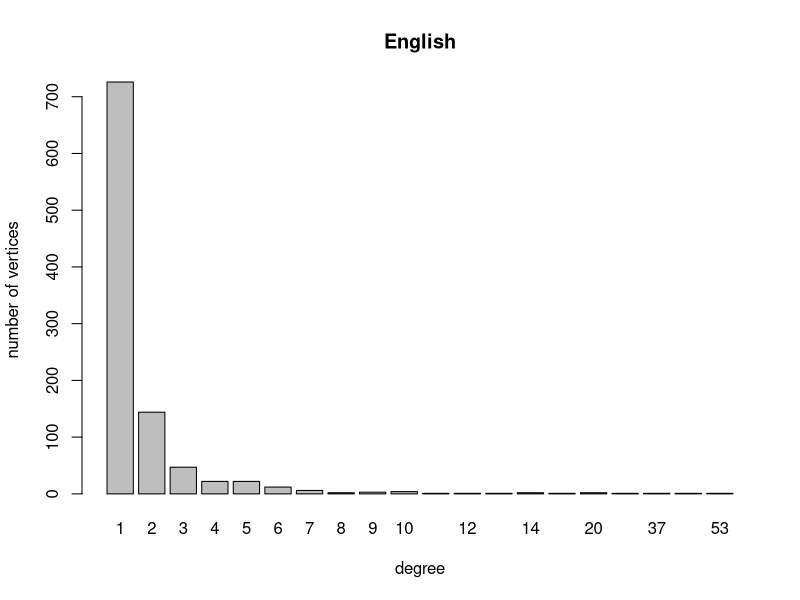
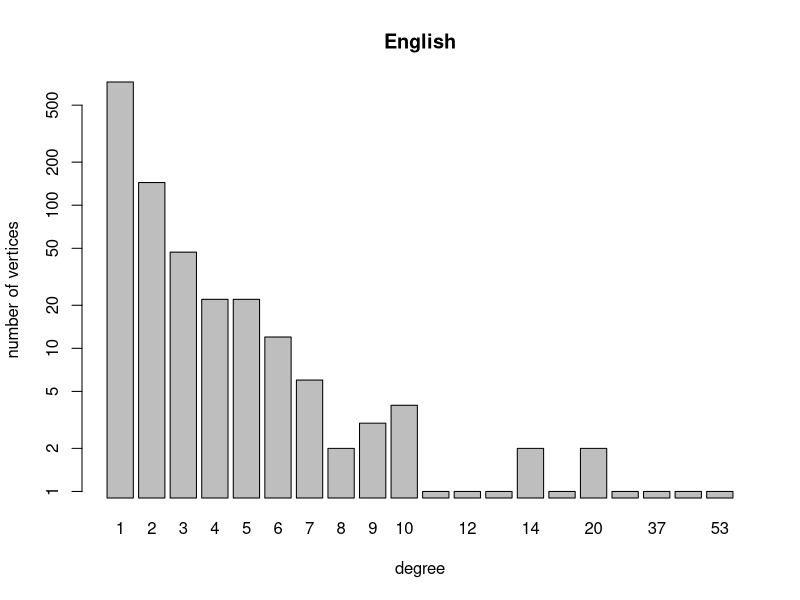

Write the R code that produced these figures, in order. (Note: this script raises an error after producing the figures.)
setwd("~/Desktop/Complex-and-Social-Networks/Lab2-Degree-Distribution")
library(igraph)

require("stats4") # for MLE
require("VGAM") # for the Riemann-zeta function

#install.packages("stats4")
#install.packages("VGAM")
library("VGAM")
library("stats4")

# Set a seed so random results will be the same when file is executed again.
set.seed(1)

degree_sequence = read.table("./data/English_in-degree_sequence.txt",
                             header = FALSE)

degree_sequence=read.table("./samples_from_discrete_distributions/data/sample_of_zeta_with_parameter_2.5.txt",header = FALSE)


# Intro -------------------------------------------------------------------


dim(degree_sequence)[1]
nrow(degree_sequence)
sum(degree_sequence)
sum(degree_sequence)/dim(degree_sequence)[1]

degree_spectrum <- table(degree_sequence)
degree_spectrum

barplot(degree_spectrum, main = "English",
        xlab = "degree", ylab = "number of vertices")
barplot(degree_spectrum, main = "English",
        xlab = "degree", ylab = "number of vertices",log="y")



# Zeta_Distribution -------------------------------------------------------

x <- degree_sequence$V1

N <- length(x)
M <- sum(x)
Mp <- sum(log(x))
C <- sum(sapply(x,function(j) sum(log(2:j))))
H <- function(k_max,gamma) sum((1:k_max)^(-gamma))

minus_log_likelihood_zeta <- function(gamma) {
  N * log(zeta(gamma)) + gamma * Mp
}

mle_zeta <- mle(minus_log_likelihood_zeta,
                start = list(gamma = 2),
                method = "L-BFGS-B",
                lower = c(1.0000001))

get_AIC <- function(m2logL,K,N) {
  m2logL + 2*K*N/(N-K-1) # AIC with a correction for sample size
}

summary(mle_zeta)
#AIC(mle_zeta)
#confint(mle_zeta)

attributes(summary(mle_zeta))
attributes(summary(mle_zeta))$coef[1]

m2logL <- attributes(summary(mle_zeta))$m2logL

get_AIC(attributes(summary(mle_zeta))$m2logL, 1, length(x))


minus_log_likelihood_RT_zeta <- function(k_max,gamma) {
  gamma*Mp+N*log(H(k_max,gamma))
}

# Geometric distribution --------------------------------------------------

#Invert formula!
minus_log_likelihood_geom <- function(q) {
  -(sum(x)-length(x))*log(1-q)-length(x)*log(q)
}


q0 <- length(x)/sum(x)

mle_geom <- mle(minus_log_likelihood_geom,
                start = list(q = N/M),
                method = "L-BFGS-B",
                lower = c(0.001),
                upper = c(.999))

summary(mle_geom)



minus_log_likelihood_poisson <- function(lambda) {
  -M*log(lambda)+N*(lambda+log(1-exp(-lambda)))+C
}

mle_poisson <- mle(minus_log_likelihood_poisson,
                start = list(lambda = M/N),
                method = "L-BFGS-B",
                lower = c(0.00001))


# Test on sample data -----------------------------------------------------
get_AIC <- function(m2logL,K,N) {
  print(c(m2logL,2*K*N/(N-K-1)))
  m2logL + 2*K*N/(N-K-1) # AIC with a correction for sample size
}

x <- degree_sequence$V1
AICs <- function(x){
  
  N <- length(x)
  M <- sum(x)
  Mp <- sum(log(x))
  C <- sum(sapply(x,function(j) sum(log(2:j))))
  H <- function(k_max,gamma) sum((1:k_max)^(-gamma))
  
  minus_log_likelihood_zeta <- function(gamma) {
    N * log(zeta(gamma)) + gamma * Mp
  }
  minus_log_likelihood_RT_zeta <- function(k_max,gamma) {
    gamma*Mp+N*log(H(k_max,gamma))
  }
  minus_log_likelihood_geom <- function(q) {
    -(sum(x)-length(x))*log(1-q)-length(x)*log(q)
  }
  minus_log_likelihood_poisson <- function(lambda) {
    -M*log(lambda)+N*(lambda+log(1-exp(-lambda)))+C
  }
  mle_zeta <- mle(minus_log_likelihood_zeta,
                  start = list(gamma = 2),
                  method = "L-BFGS-B",
                  lower = c(1.0000001))
  mle_zeta_G2 <- mle(minus_log_likelihood_zeta,
                  fixed = list(gamma = 2),
                  method = "L-BFGS-B",
                  lower = c(1.0000001))
  mle_RT_zeta <- mle(minus_log_likelihood_RT_zeta,
                  start = list(k_max=max(x),gamma = 2),
                  method = "CG")
  mle_geom <- mle(minus_log_likelihood_geom,
                  start = list(q = N/M),
                  method = "L-BFGS-B",
                  lower = c(0.001),
                  upper = c(.999))
  mle_poisson <- mle(minus_log_likelihood_poisson,
                     start = list(lambda = M/N),
                     method = "L-BFGS-B",
                     lower = c(0.00001))
  att_z <- attributes(summary(mle_zeta))
  att_z_G2 <- attributes(summary(mle_zeta_G2))
  att_rt_z <- attributes(summary(mle_RT_zeta))
  att_geom <- attributes(summary(mle_geom))
  att_pois <- attributes(summary(mle_poisson))
  aics <- c(get_AIC(att_z$m2logL, 1, N),
            get_AIC(att_z_G2$m2logL, 0, N),
            get_AIC(att_rt_z$m2logL, 2, N),
            get_AIC(att_geom$m2logL, 1, N),
            get_AIC(att_pois$m2logL, 1, N))
  coefficients <- c(att_z$coef[1],
                    att_rt_z$coef[1,1],
                    att_rt_z$coef[2,1],
                    att_geom$coef[1],
                    att_pois$coef[1])
  return (aics-min(aics))
}

AICs(degree_sequence$V1)


# Calculating RSS ---------------------------------------------------------

#RT_Zeta
mle_rt_zeta <- mle(minus_log_likelihood_RT_zeta,
                start = list(k_max=max(N),gamma = 2),
                method = "CG")
att_rt_z <- attributes(summary(mle_rt_zeta))
k_max <- att_rt_z$coef[1,1]
gamma_rt <- att_rt_z$coef[2,1]
p_RT_zeta <- function(k) k^(-gamma_rt)/(H(k_max,gamma_rt))

#Zeta
mle_zeta <- mle(minus_log_likelihood_zeta,
                   start = list(gamma = 2),
                   method = "L-BFGS-B",
                   lower=c(1.001))
att_z <- attributes(summary(mle_zeta))
gamma <- att_z$coef[1,1]
p_zeta <- function(k) k^(-gamma)/zeta(gamma)

#Poisson
mle_poisson <- mle(minus_log_likelihood_poisson,
                                start = list(lambda = M/N),
                                method = "L-BFGS-B",
                                lower = c(0.00001))
att_poisson <- attributes(summary(mle_poisson))
lambda <- att_poisson$coef[1,1]
p_poisson <- function(k) lambda^k*exp(lambda)/factorial(k)


s <- sum(degree_sequence)




rowNames <- sort(unique(unlist(degree_sequence)))
degree_spectrum <- table(degree_sequence)
deg_spec_prob <- function(k) degree_spectrum[[k]]/s

RSS <- function(max,FUN){
  arr <- numeric()
  sum <- 0
  i <- 1
  counter=0
  for (n in 1:max){
    if(n<=max(rowNames) && rowNames[i]==n){
      sum <- sum+(deg_spec_prob(which(rowNames==n,arr.ind=TRUE))-FUN(n))^2
      i <- i+1
    }
    else{
      sum <-  sum+(FUN(n))^2
    }
    arr[n] <- sum
  }

  print(sum)
  plot(arr)
}

RSS(3000,p_zeta)
RSS(3000,p_RT_zeta)
RSS(150,p_poisson) #k! is to large to compute values >170. But we already have converge for RSS at 50.
